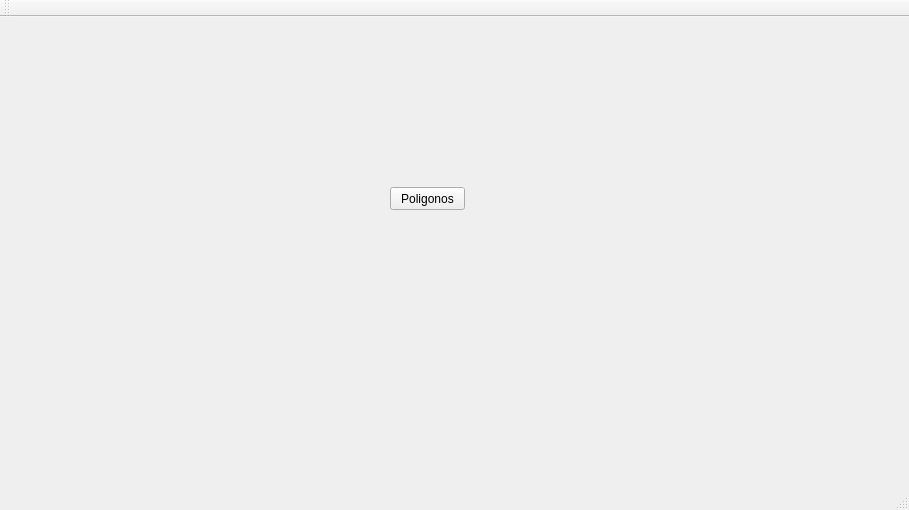
<?xml version="1.0" encoding="UTF-8"?>
<ui version="4.0">
 <class>MainWindow</class>
 <widget class="QMainWindow" name="MainWindow">
  <property name="geometry">
   <rect>
    <x>0</x>
    <y>0</y>
    <width>909</width>
    <height>510</height>
   </rect>
  </property>
  <property name="windowTitle">
   <string>MainWindow</string>
  </property>
  <widget class="QWidget" name="centralWidget">
   <widget class="QPushButton" name="pushButton">
    <property name="geometry">
     <rect>
      <x>390</x>
      <y>170</y>
      <width>75</width>
      <height>23</height>
     </rect>
    </property>
    <property name="text">
     <string>Poligonos</string>
    </property>
   </widget>
  </widget>
  <widget class="QMenuBar" name="menuBar">
   <property name="geometry">
    <rect>
     <x>0</x>
     <y>0</y>
     <width>909</width>
     <height>21</height>
    </rect>
   </property>
  </widget>
  <widget class="QToolBar" name="mainToolBar">
   <attribute name="toolBarArea">
    <enum>TopToolBarArea</enum>
   </attribute>
   <attribute name="toolBarBreak">
    <bool>false</bool>
   </attribute>
  </widget>
  <widget class="QStatusBar" name="statusBar"/>
 </widget>
 <layoutdefault spacing="6" margin="11"/>
 <resources/>
 <connections/>
</ui>
